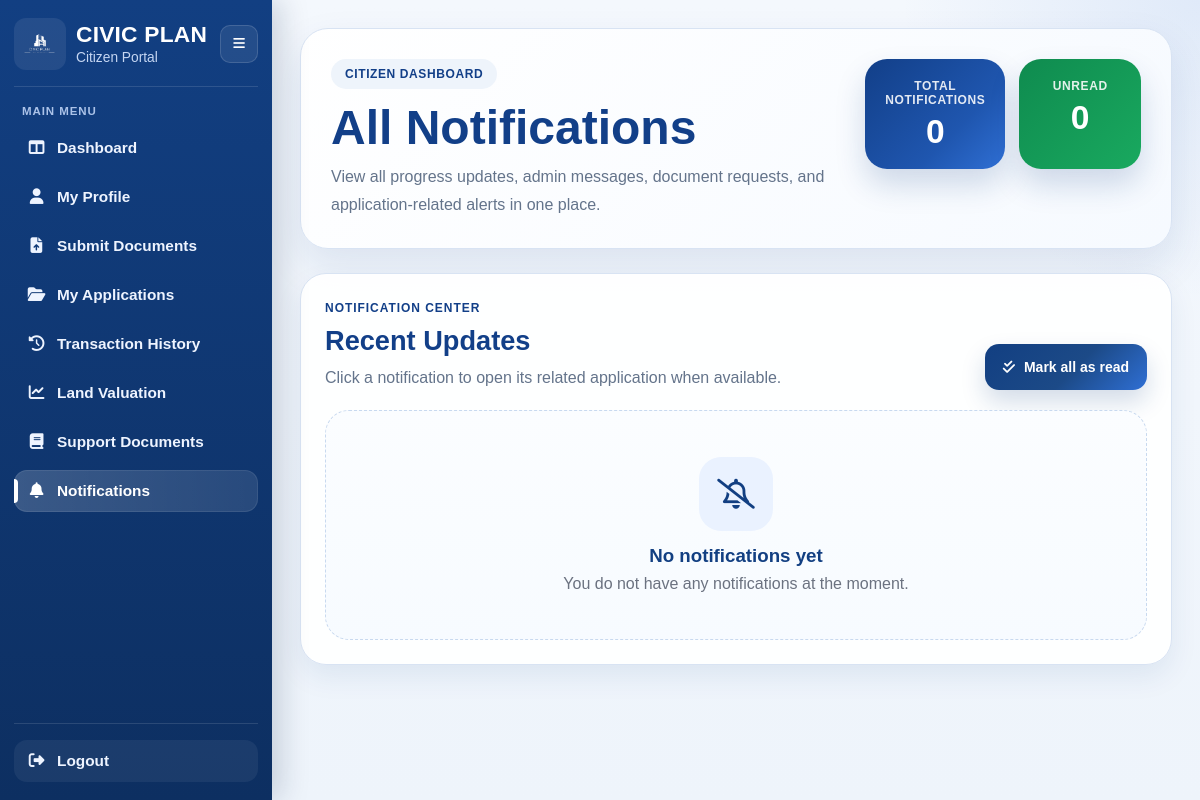
Page /all-notifications (signed in) on the earlier database version.
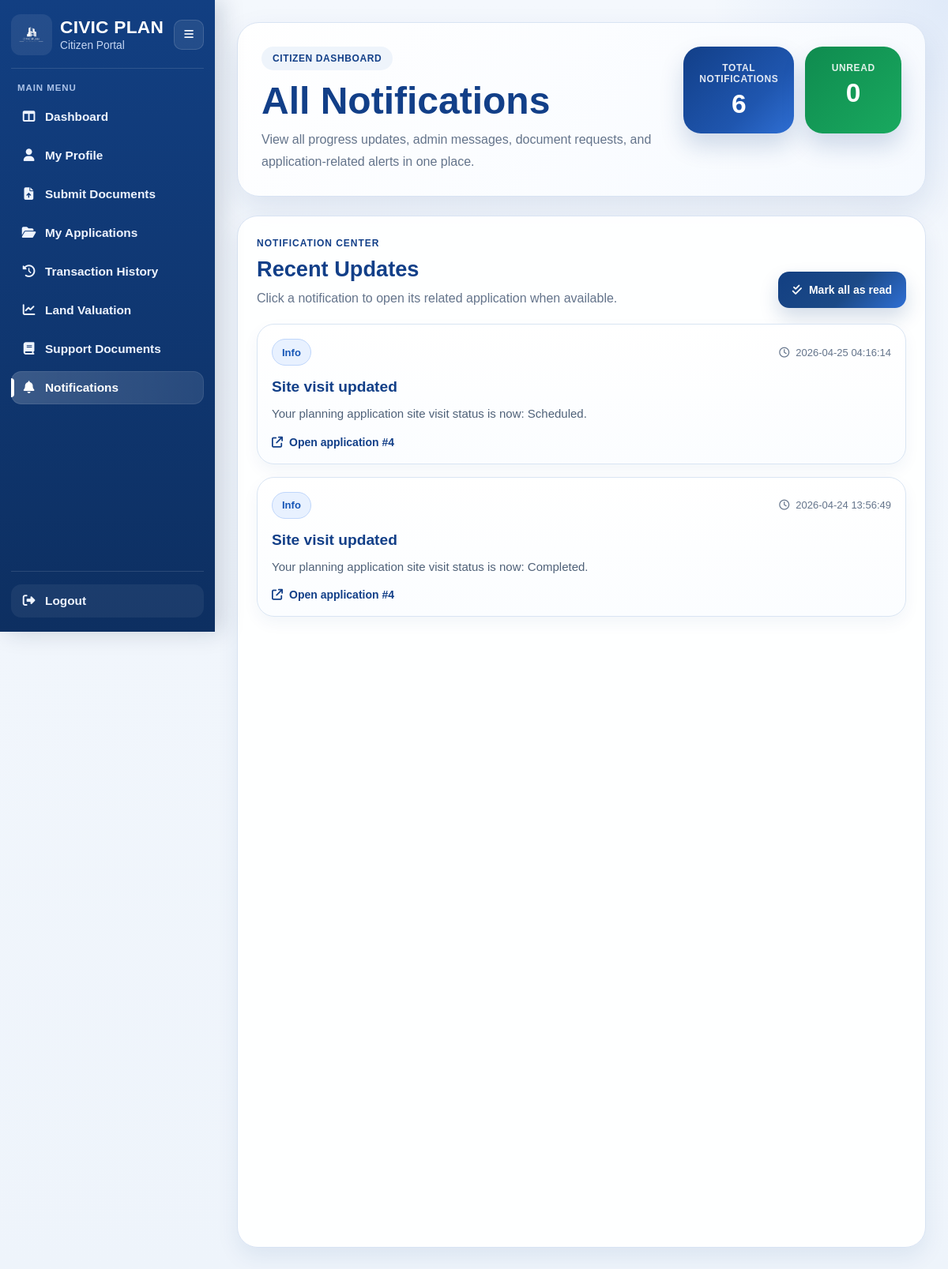
Same page on the later database version.
### tables this page shows
CREATE TABLE user_notifications (
        notification_id INTEGER PRIMARY KEY AUTOINCREMENT,
        user_id INTEGER NOT NULL,
        application_id INTEGER,
        title TEXT NOT NULL,
        message TEXT NOT NULL,
        notification_type TEXT DEFAULT 'info',
        is_read INTEGER DEFAULT 0,
        created_at TEXT DEFAULT CURRENT_TIMESTAMP,
        FOREIGN KEY (user_id) REFERENCES users(user_id),
        FOREIGN KEY (application_id) REFERENCES planning_applications(application_id)
    );

### routes/user_routes.py (the view)
@user_bp.route("/all-notifications")
def all_notifications():
    user, redirect_response = user_required()
    if redirect_response:
        return redirect_response
    conn = get_connection()
    cursor = conn.cursor()
    cursor.execute(
        """
        SELECT *
        FROM user_notifications
        WHERE user_id = ?
        ORDER BY created_at DESC
        """,
        (user["user_id"],),
    )
    notifications = cursor.fetchall()
    cursor.execute(
        """
        SELECT COUNT(*) AS unread_count
        FROM user_notifications
        WHERE user_id = ? AND is_read = 0
        """,
        (user["user_id"],),
    )
    unread_row = cursor.fetchone()
    unread_notifications = unread_row["unread_count"] if unread_row else 0
    conn.close()
    return render_template(
        "all_notifications.html",
        user=user,
        notifications=notifications,
        unread_notifications=unread_notifications,
        active_page="notifications",
    )

### database/db_connection.py (called while the page is built)
def get_connection():
    conn = sqlite3.connect(DB_PATH)
    conn.row_factory = sqlite3.Row
    conn.execute("PRAGMA foreign_keys = ON")
    return conn

### routes/password_reset_routes.py (called while the page is built)
def _is_logged_in_user():
    return session.get("user_id") is not None or session.get("admin_id") is not None

@password_reset_bp.app_context_processor
def inject_password_reset_context():
    reset_logged_in = _is_logged_in_user()
    reset_back_url = url_for("user.account") if reset_logged_in else url_for("auth.login")
    reset_back_text = "Back to My Account" if reset_logged_in else "Back to Login"
    return {
        "reset_logged_in": reset_logged_in,
        "reset_back_url": reset_back_url,
        "reset_back_text": reset_back_text,
    }

### routes/user_routes.py (called while the page is built)
def get_current_user():
    if "user_id" not in session:
        return None
    conn = get_connection()
    cursor = conn.cursor()
    cursor.execute(
        """
        SELECT *
        FROM users
        WHERE user_id = ?
        """,
        (session["user_id"],),
    )
    user = cursor.fetchone()
    conn.close()
    return user

### templates/all_notifications.html (shortened to what the changed rows need)
<!DOCTYPE html>
<html lang="en">
<head>
    <link rel="stylesheet" href="{{ url_for('static', filename='user_sidebar.css') }}" />
    <link rel="stylesheet" href="{{ url_for('static', filename='all_notifications.css') }}" />
    <link rel="stylesheet" href="https://cdnjs.cloudflare.com/ajax/libs/font-awesome/6.5.0/css/all.min.css" />
</head>
<body class="all-notifications-page">
    <div class="notifications-shell">
        {% include 'partials/user_sidebar.html' %}
        <main class="notifications-main">
            <section class="notifications-hero reveal-up">
                <div class="hero-left">
                    <h1>All Notifications</h1>
                </div>
                <div class="hero-right">
                    <div class="hero-stat-card">
                        <span class="hero-stat-label">Total Notifications</span>
                        <strong>{{ notifications|length if notifications else 0 }}</strong>
                    </div>
                </div>
            </section>
            <section class="notifications-panel reveal-up">
                <div class="panel-header">
                    <div>
                        <h2>Recent Updates</h2>
                    </div>
                </div>
                {% if notifications %}
                <div class="notifications-list">
                    {% for notification in notifications %}
                    <article class="notification-card reveal-up {% if notification['is_read'] == 0 %}unread{% endif %}"
                             data-id="{{ notification['notification_id'] }}"
                             data-application-id="{{ notification['application_id'] or '' }}">
                        <div class="notification-top">
                            <div class="notification-type-wrap">
                                <span class="notification-type-pill {{ notification['notification_type'] or 'info' }}">
                                    {{ notification['notification_type'] or 'info' }}
                                </span>
                            </div>
                            <span class="notification-time">
                                <i class="fa-regular fa-clock"></i>
                                {{ notification['created_at'] or '' }}
                            </span>
                        </div>
                        <div class="notification-body">
                            <h3>{{ notification['title'] }}</h3>
                            <p>{{ notification['message'] }}</p>
                            {% if notification['application_id'] %}
                            <div class="notification-meta">
                                <span class="app-link-hint">
                                    <i class="fa-solid fa-arrow-up-right-from-square"></i>
                                    Open application #{{ notification['application_id'] }}
                                </span>
                            </div>
                            {% endif %}
                        </div>
                    </article>
                    {% endfor %}
                </div>
                {% else %}
                <div class="empty-state reveal-up">
                    <div class="empty-icon">
                        <i class="fa-regular fa-bell-slash"></i>
                    </div>
                    <h3>No notifications yet</h3>
                    <p>You do not have any notifications at the moment.</p>
                </div>
                {% endif %}
            </section>
        </main>
    </div>
</body>
</html>

Differences in the rows shown:
added user_notifications: notification_type "Info", created_at "2026-04-25 04:16:14", title "Site visit updated", message "Your planning application site visit status is now: Scheduled.", application_id "4"
added user_notifications: notification_type "Info", created_at "2026-04-24 13:56:49", title "Site visit updated", message "Your planning application site visit status is now: Completed.", application_id "4"
Other differences:
{{ notifications|length if notifications else 0 }}: "0" → "6"
text no longer shown: "No notifications yet You do not have any notifications at the moment."
